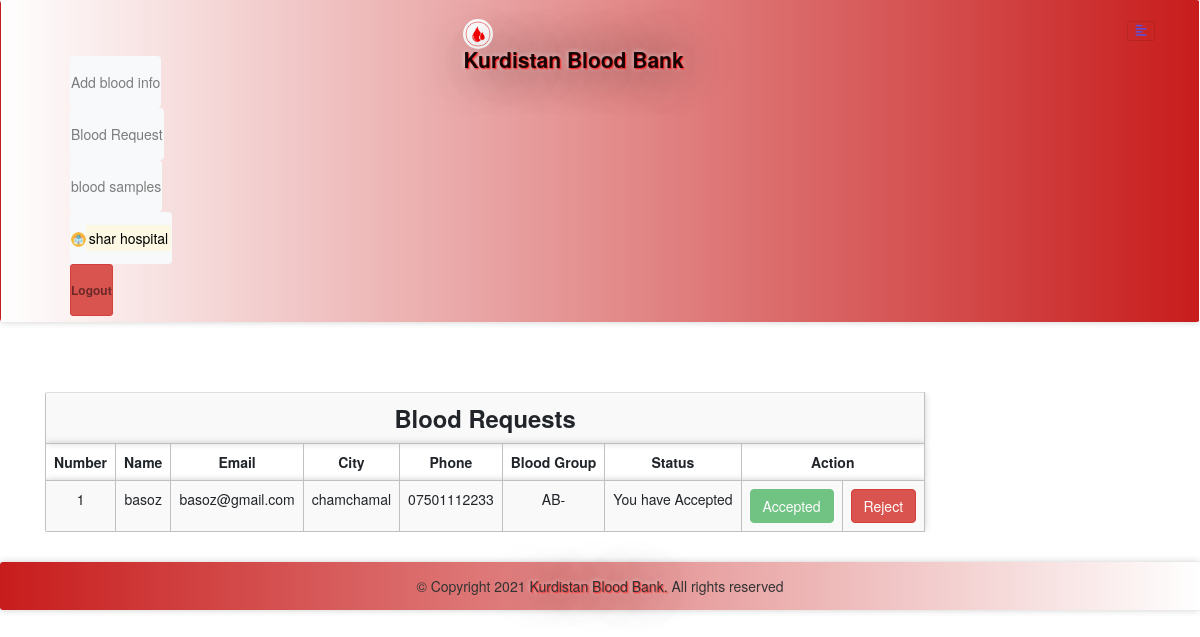
Page /bloodrequest.php (signed in) on the committed database.
### tables this page shows
CREATE TABLE `bloodrequest` (
  `reqid` int(11) NOT NULL,
  `hid` int(11) NOT NULL,
  `rid` int(11) NOT NULL,
  `bg` varchar(11) NOT NULL,
  `status` varchar(100) NOT NULL DEFAULT 'Pending'
);

CREATE TABLE `receivers` (
  `id` int(11) NOT NULL,
  `rname` varchar(100) NOT NULL,
  `remail` varchar(100) NOT NULL,
  `rpassword` varchar(100) NOT NULL,
  `rphone` varchar(100) NOT NULL,
  `rbg` varchar(10) NOT NULL,
  `rcity` varchar(100) NOT NULL
);

### message.php (called while the page is built, shortened)
<?php $counter=0; if(isset($_GET['msg'])) { ?>
	<div class="col-5 alert alert alert-success alert-dismissible fade show card" id="message">
		<button type="button" class="close" data-dismiss="alert" title="close">&times;</button><?php echo $_GET['msg'];?>
	</div>
<?php }?>

### bloodrequest.php (the view, shortened to what this page needs)
<?php
require 'file/connection.php';
  if(!isset($_SESSION['hid']))
  {
  header('location:login.php');
  }
  else {
    $hid = $_SESSION['hid'];
    $sql = "select bloodrequest.*, receivers.* from bloodrequest, receivers where hid='$hid' && bloodrequest.rid=receivers.id";
    $result = mysqli_query($conn, $sql);
?>
<!DOCTYPE html>
<html>
<?php require 'head.php'; ?>
<body>
	<?php require 'header.php'; ?>
	<div class="container cont">
		<?php require 'message.php'; ?>
	<table class="table table-responsive table-striped rounded mb-5">
		<tr><th colspan="9" class="title">Blood requests</th></tr>
		<tr>
			<th>Number</th>
			<th>Name</th>
			<th>Email</th>
			<th>City</th>
			<th>Phone</th>
			<th>Blood Group</th>
			<th>Status</th>
			<th colspan="2">Action</th>
		</tr>
		<?php while($row = mysqli_fetch_array($result)) { ?>
		<tr>
			<td><?php echo ++$counter;?></td>
			<td><?php echo $row['rname'];?></td>
			<td><?php echo $row['remail'];?></td>
			<td><?php echo $row['rcity'];?></td>
			<td><?php echo $row['rphone'];?></td>
			<td><?php echo $row['bg'];?></td>
			<td><?php echo 'You have '.$row['status'];?></td>
			<td><?php if($row['status'] == 'Accepted'){ ?> <a href="" class="btn btn-success disabled">Accepted</a> <?php }
			else{ ?>
				<a href="file/accept.php?reqid=<?php echo $row['reqid'];?>" class="btn btn-success">Accept</a>
			<?php } ?>
			</td>
			<td><?php if($row['status'] == 'Rejected'){ ?> <a href="" class="btn btn-danger disabled">Rejected</a> <?php }
			else{ ?>
				<a href="file/reject.php?reqid=<?php echo $row['reqid'];?>" class="btn btn-danger">Reject</a>
			<?php } ?>
			</td>
		</tr>
		<?php } ?>
	</table>
</div>
    <?php require 'footer.php'; ?>
</body>
</html>
<?php } ?>

### css/style.css (style rules this page uses)
.cont { padding-top: 40px; text-align: justify; font-size: 1em; }
.card ,nav, .footer,tr,video { border-radius: 3px; transition: all 200ms ease-out; box-shadow: 0px 0px 7px rgba(0, 0, 0, 0.2); }
tr,th,td { border:0.1px solid silver; text-align: center; }
.title { font-weight: bold; font-size: 1.7em; text-transform: capitalize; text-align: center; }
a:link { text-decoration: none; }

### rows in the picture
bloodrequest: receivers.rname "basoz", receivers.remail "basoz@gmail.com", receivers.rcity "chamchamal", receivers.rphone "07501112233", bg "AB-", status "Accepted"

### other values in the picture
$_SESSION['hname'] "shar hospital"
